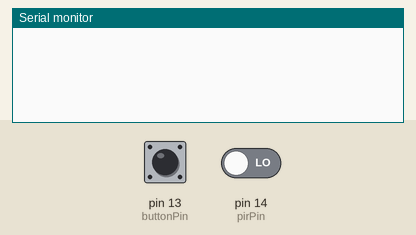
Simulated run of this sketch. Board: Arduino Uno, built with avr-gcc and run on an emulated ATmega328P. Shown: the last lines printed to the serial monitor. The inputs (shaded band) are chosen by the test bench; at power-on: pin 13 (buttonPin) LOW, pin 14 (pirPin) LOW.

Above: at 1.2 s.
1.3 s: pin 13 (buttonPin) pulled HIGH for 0.15 s
At 2.3 s:
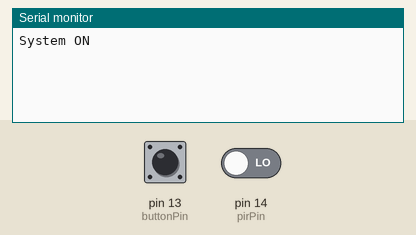
3.0 s: pin 14 (pirPin) driven HIGH
At 3.4 s:
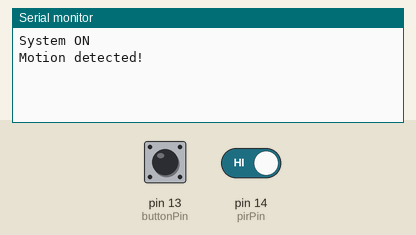
4.5 s: pin 13 (buttonPin) pulled HIGH for 1 s
At 6.5 s:
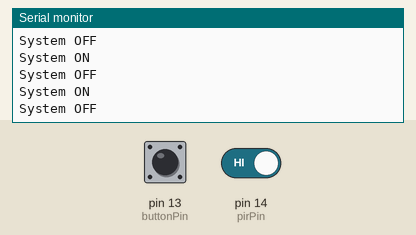

Measured:
- after the input at 1.3 s, the serial monitor: prints a new line after 0.20 s (image 1)
- after the input at 3.0 s, the serial monitor: prints a new line at once (image 2)
- after the input at 4.5 s, the serial monitor: prints a new line after 0.20 s (image 3)

The sketch:

Pir.V.0.1.0.ino
```cpp
// 핀 설정
const int pirPin = 14;     // PIR 센서가 연결된 핀 (예: GPIO 14)
const int buttonPin = 13;  // 시스템 ON/OFF 버튼 핀 (예: GPIO 13)

int pirState = LOW;        // PIR 센서 초기 상태 (움직임 없음)
int systemState = LOW;     // 시스템 초기 상태 (OFF)
int val = 0;               // PIR 센서 입력값
unsigned long lastMotionTime = 0;  // 마지막 움직임이 감지된 시간
const unsigned long sleepDelay = 60000; // 수면 상태 전환 지연 시간 (1분)

// 설정 함수
void setup() {
  Serial.begin(115200);       // 시리얼 통신 시작
  pinMode(pirPin, INPUT);     // PIR 센서 핀을 입력으로 설정
  pinMode(buttonPin, INPUT);  // 버튼 핀을 입력으로 설정
}

// 메인 루프 함수
void loop() {
  // 버튼 상태 읽기
  if (digitalRead(buttonPin) == HIGH) {  // 버튼이 눌린 경우
    systemState = !systemState;          // 시스템 상태 전환
    delay(200);                          // 버튼 노이즈 방지 지연
    if (systemState == HIGH) {
      Serial.println("System ON");       // 시스템 ON 메시지 출력
    } else {
      Serial.println("System OFF");      // 시스템 OFF 메시지 출력
    }
  }

  // 시스템이 ON 상태일 때만 동작
  if (systemState == HIGH) {
    val = digitalRead(pirPin);           // PIR 센서 입력값 읽기

    if (val == HIGH) {                   // 움직임이 감지된 경우
      if (pirState == LOW) {             // 새로운 움직임이 감지된 경우
        Serial.println("Motion detected!");  // 시리얼 모니터에 메시지 출력
        pirState = HIGH;                 // PIR 상태를 HIGH로 변경
        lastMotionTime = millis();       // 마지막 움직임 시간 기록
      }
    } else if (pirState == HIGH) {       // 움직임이 끝난 경우
      pirState = LOW;                    // PIR 상태를 LOW로 변경
    }

    // 마지막 움직임 이후 일정 시간이 지나면 수면 상태로 전환
    if (pirState == LOW && (millis() - lastMotionTime >= sleepDelay)) {
      Serial.println("Entering sleep state"); // 수면 상태 메시지 출력
      lastMotionTime = millis();              // 시간 초기화
    }
  }
}
```
